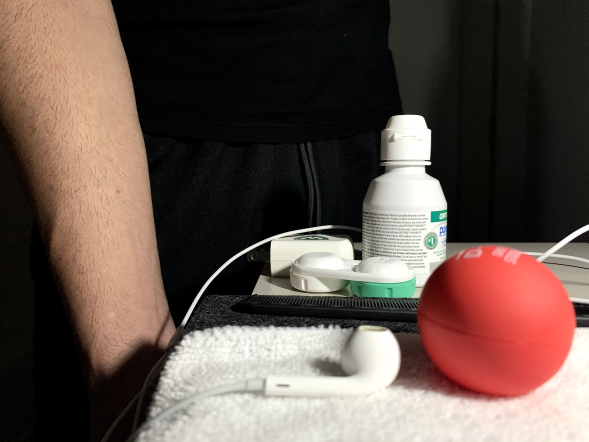
%> input picture IMG_1515.jpg, 1178 x 883 px (shown at 1/2 size)
$ octave koc_15_hw4.m   (GNU Octave 9; MATLAB toolbox functions it lacks are replaced by stand-ins)
%> lines starting %> are read from the running program, lines starting %| are printed output that depends on the picture
%%
% koc.15 Hw 4
%%
% Code creates two video files which you can play at the current directory
% of the .m file. Example videos are available with names "Fullcoverage"
% and "SpotlightsOnme". Photos were taken by me :)) Additionally before
% running, remember to adjust increment as it may take too long.

workingDir = pwd;
im1 = imread('IMG_1515.jpg');
%> im1 is the input picture: size 883x1178x3 uint8; mean R, G, B 98.4, 81.7, 74.2
im2 = imread('IMG_1516.jpg');
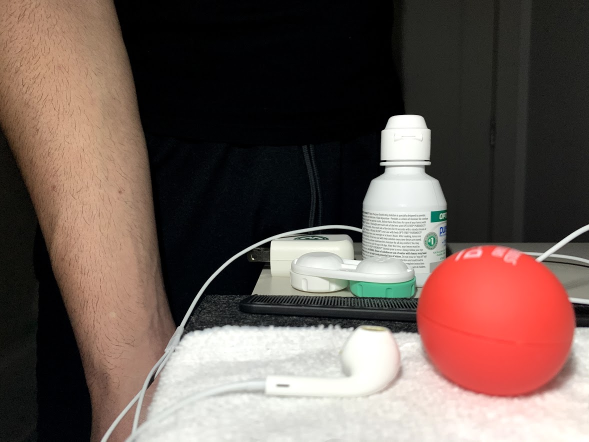
%> input picture IMG_1516.jpg, 1178 x 883 px (shown at 1/2 size)
%> im2 is the input picture: size 883x1178x3 uint8; mean R, G, B 106.9, 89.3, 82.9
im3 = imread('IMG_1517.jpg');
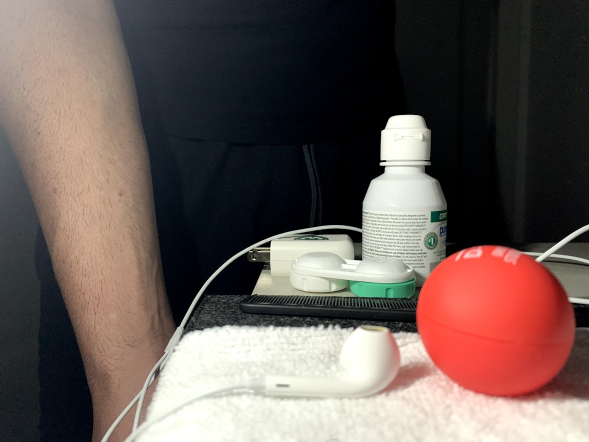
%> input picture IMG_1517.jpg, 1178 x 883 px (shown at 1/2 size)
%> im3 is the input picture: size 883x1178x3 uint8; mean R, G, B 105.1, 90.6, 85.8


im1_gray = rgb2gray(im1);
im2_gray = rgb2gray(im2);
im3_gray = rgb2gray(im3);


resize_ratio = [400 400];

im1_resized = imresize(im1_gray,resize_ratio);
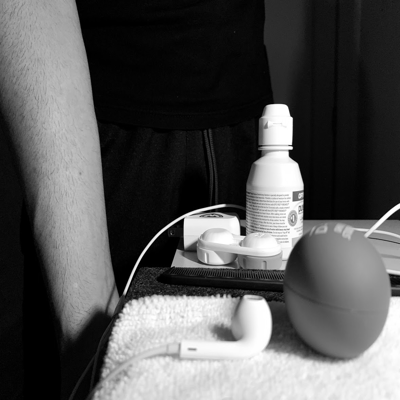
%> im1_resized: size 400x400 uint8; min 0, max 255, mean 85.9
im2_resized = imresize(im2_gray,resize_ratio);
im3_resized = imresize(im3_gray,resize_ratio);
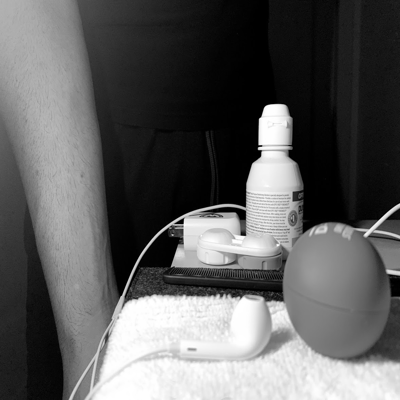
%> im3_resized: size 400x400 uint8; min 0, max 255, mean 94.4


im1_vec = im1_resized';
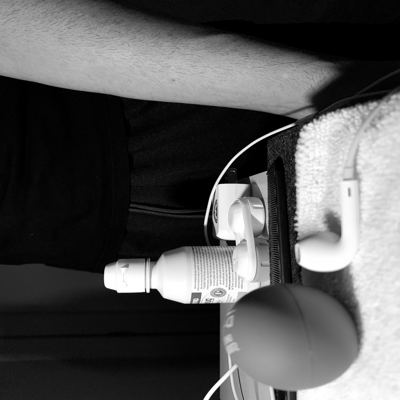
%> im1_vec: size 400x400 uint8; min 0, max 255, mean 85.9; mean of the top-left, top-right, bottom-left and bottom-right quarters 67.4, 89.5, 34.6, 152
im1_vec = im1_vec(:);
im2_vec = im2_resized';
im2_vec = im2_vec(:);
im3_vec = im3_resized';
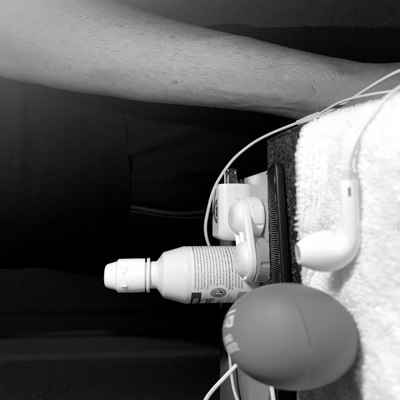
%> im3_vec: size 400x400 uint8; min 0, max 255, mean 94.4; mean of the top-left, top-right, bottom-left and bottom-right quarters 82.2, 114.4, 30, 150.9
im3_vec = im3_vec(:);

T = double([im1_vec';im2_vec';im3_vec']);

[U,S,V] = svd((T*T'));
%> U = [-0.557 0.779 0.289; -0.592 -0.128 -0.796; -0.583 -0.614 0.532]; S = [7.48e+09 0 0; 0 162482586 0; 0 0 37391263.6]; V has the same summary as U
%%
B = T'*V*sqrt(inv(S));
%%
increment = 10*pi/180;
outputVideo = VideoWriter(fullfile(workingDir,'Fullcoverage.avi'));
outputVideo.FrameRate = 60;
open(outputVideo)


for phi = 0:increment:pi
    for theta = 0:increment:pi

        s = [cos(theta)*sin(phi) sin(theta)*sin(phi) cos(phi)]';
        b = max([B*s zeros(length(B(:,1)),1)],[],2);
        img = vec2mat(b,length(im1_resized(1,:)));
        img = mat2gray(img);
        writeVideo(outputVideo,img)
    end
end


close(outputVideo)

outputVideo = VideoWriter(fullfile(workingDir,'SpotlightsOnme.avi'));
outputVideo.FrameRate = 60;
open(outputVideo)

theta = pi;
for phi = 0:increment:pi

        s = [cos(theta)*sin(phi) sin(theta)*sin(phi) cos(phi)]';
        b = max([B*s zeros(length(B(:,1)),1)],[],2);
        img = vec2mat(b,length(im1_resized(1,:)));
        img = mat2gray(img);
        writeVideo(outputVideo,img)
end
%> this loop made 19 passes
%> pass 1, `img = vec2mat(b,length(im1_resized(1,:)));`:
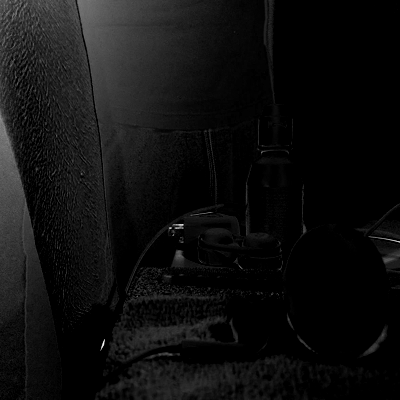
%> img: size 400x400 double; min 0, max 0.0152, mean 0.000914; drawn with min black and max white


close(outputVideo)

% [13 lines of commented-out code are left out]
